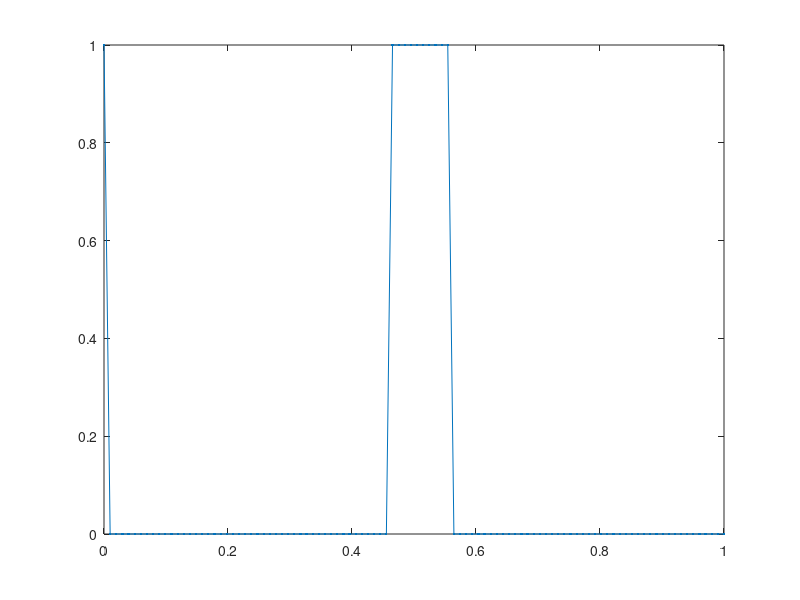

MATLAB code to generate this figure: (Note: this script raises an error after producing the figure.)
clc; clear; close all
%%%%%%%%%% SIMULATION PARAMETERS %%%%%%%%%%%%%%%%%%%%%%%%%%%%%%%%%%%%%%%%%%
L = 1;
Tfinal = 1000;
J = 100;

dx = L/(J + 1);
dt = 1e-3/4;

t = 1;
xx = linspace(0,L,J+2 ).';
%%%%%%%%%%%%%%%%%%%%%%%%%%%%%%%%%%%%%%%%%%%%%%%%%%%%%%%%%%%%%%%%%%%%%%%%%%%

%%%%%%%%%% PHYSICAL PARAMETERS %%%%%%%%%%%%%%%%%%%%%%%%%%%%%%%%%%%%%%%%%%%%
d = 1/7;
v = 1;
xxx = linspace(0,L,J ).';
weigt=exp(-2*xxx()-0.8);
f = @(t,u) 0; %400*abs((sin(t*10/dt))).*weigt; Bara min lek
r =@(c) 0 ; %% negativ reaction ger mer c?? -c/(250*dt)
%%%%%%%%%%%%%%%%%%%%%%%%%%%%%%%%%%%%%%%%%%%%%%%%%%%%%%%%%%%%%%%%%%%%%%%%%%%

%%%%%%%%%% INITIAL CONDITION %%%%%%%%%%%%%%%%%%%%%%%%%%%%%%%%%%%%%%%%%%%%%%
c=zeros(J,1); 
for i=1:J+2

    if ((xx(i)>=0.45)&&((xx(i)<=0.55)))
        c(i)=1;
   
    end
end
%%c = c0(xx(2:end-1));
%%%%%%%%%%%%%%%%%%%%%%%%%%%%%%%%%%%%%%%%%%%%%%%%%%%%%%%%%%%%%%%%%%%%%%%%%%%

%%%%%%%%%% CONSTRUCTING FINITE DIFFERENCES %%%%%%%%%%%%%%%%%%%%%%%%%%%%%%%%
A = full(spdiags(bsxfun(@times,ones(J,1),[-1 0 1]),[-1 0 1],J,J))/(2*dx);
C=zeros(J-2,1);
E=[1;C;0]/(2*dx)*-v; %V från bondires
B=[1;C;0]/(dx*dx)*d; %D från bondries
D = (full(spdiags(bsxfun(@times,ones(J,1),[1 -2 1]),[-1 0 1],J,J)))/(dx*dx);

M = d*D - v*A;
%%%%%%%%%%%%%%%%%%%%%%%%%%%%%%%%%%%%%%%%%%%%%%%%%%%%%%%%%%%%%%%%%%%%%%%%%%%

%%%%%%%%%% PREPARING PLOT %%%%%%%%%%%%%%%%%%%%%%%%%%%%%%%%%%%%%%%%%%%%%%%%%
ax = axes;
p = plot(xx,[1;c;0],'.-');
p.DisplayName = "Pollutant concentration";
ax.YLimMode = 'manual';
xlabel('m')
ylabel('kg/m^3')
ylim([0 2])
title(sprintf("t = %.3e",t));
legend show
%%%%%%%%%%%%%%%%%%%%%%%%%%%%%%%%%%%%%%%%%%%%%%%%%%%%%%%%%%%%%%%%%%%%%%%%%%%

%%%%%%%%%% SOLVING THE PROBLEM %%%%%%%%%%%%%%%%%%%%%%%%%%%%%%%%%%%%%%%%%%%%
while t < Tfinal
    c = c + dt*(M*c+B+E - r(c) + f(t,c)); %B o E är för boundires
    p.YData = [1;c;0]; %% tvingar kanterna är 0 tror inte den som fuckar
    t = t + dt;
    ax.Title.String = sprintf("t = %.3e",t);
    drawnow
end
%%%%%%%%%%%%%%%%%%%%%%%%%%%%%%%%%%%%%%%%%%%%%%%%%%%%%%%%%%%%%%%%%%%%%%%%%%%clc; clear; close all